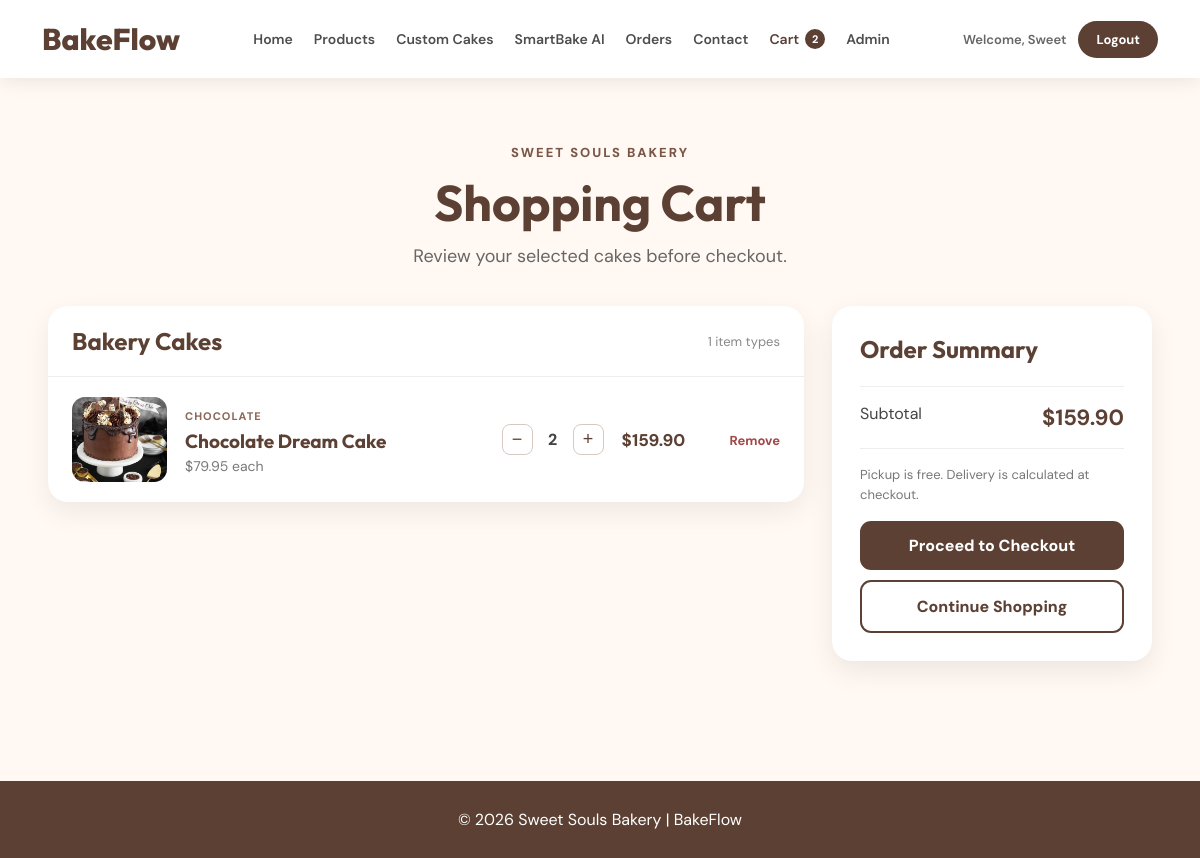
Before: /cart (signed in) with the older database file.
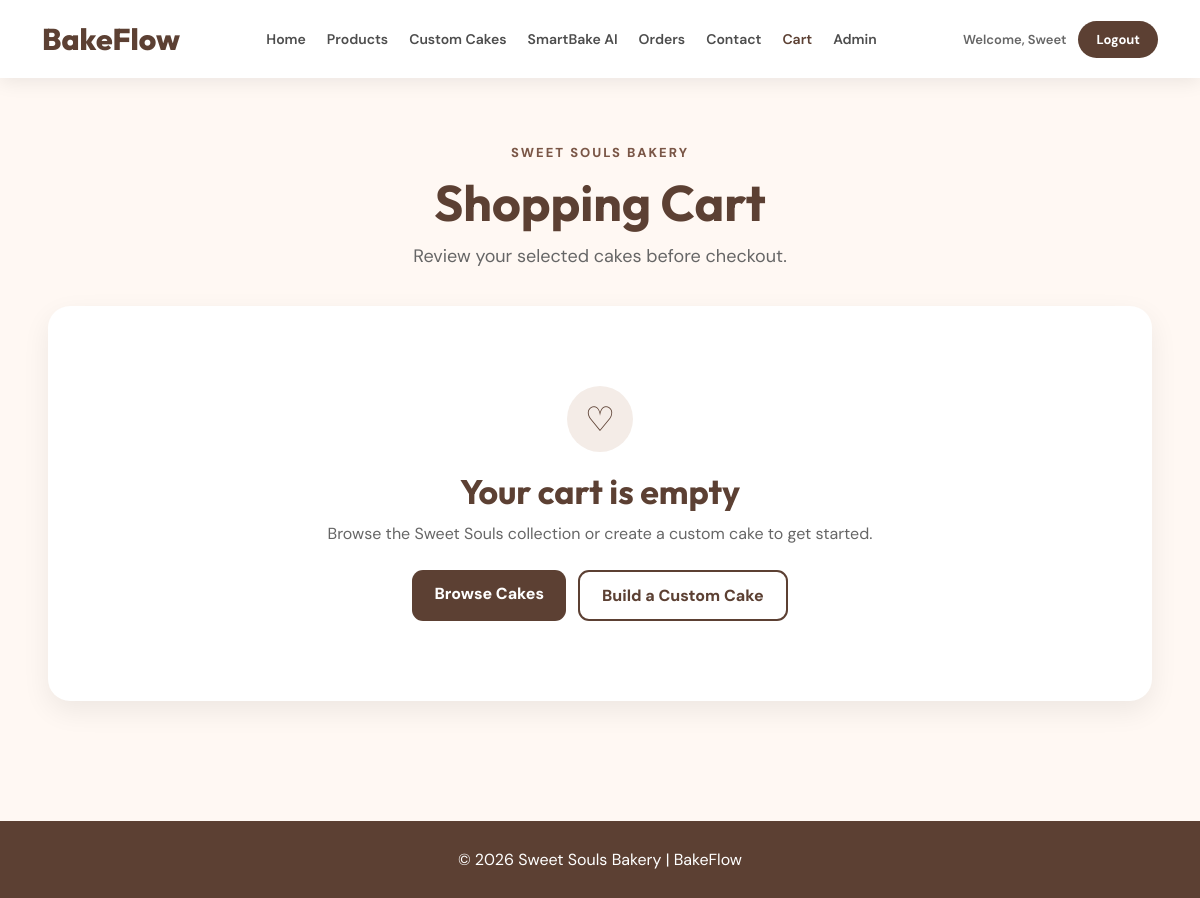
After: the same page with the newer database file.
### tables this page shows
CREATE TABLE cart (

        id INTEGER PRIMARY KEY AUTOINCREMENT,

        user_email TEXT NOT NULL,

        product_id INTEGER NOT NULL,

        quantity INTEGER NOT NULL

    );

CREATE TABLE products (

        id INTEGER PRIMARY KEY AUTOINCREMENT,

        name TEXT NOT NULL,
        category TEXT NOT NULL,
        description TEXT NOT NULL,
        price REAL NOT NULL,
        image TEXT NOT NULL

    , stock INTEGER NOT NULL DEFAULT 15, is_active INTEGER NOT NULL DEFAULT 1);

### app.py (the view)
@app.route("/cart")
@login_required
def cart():
    product_items, custom_items, subtotal = get_cart_data(session["email"])
    return render_template(
        "cart.html",
        username=session["user"],
        cart_items=product_items,
        custom_items=custom_items,
        total=subtotal,
    )

### app.py (called while the page is built)
def get_db_connection():
    connection = sqlite3.connect(DATABASE)
    connection.row_factory = sqlite3.Row
    connection.execute("PRAGMA foreign_keys = ON")
    return connection

def login_required(function):
    @wraps(function)
    def wrapped(*args, **kwargs):
        if "user" not in session or "email" not in session:
            flash("Please log in to continue.")
            return redirect(url_for("login"))
        return function(*args, **kwargs)
    return wrapped

@app.context_processor
def shared_template_values():
    cart_count = 0
    if session.get("email"):
        connection = get_db_connection()
        product_count = connection.execute(
            "SELECT COALESCE(SUM(quantity), 0) FROM cart WHERE user_email = ?",
            (session["email"],)
        ).fetchone()[0]
        custom_count = connection.execute(
            "SELECT COALESCE(SUM(quantity), 0) FROM custom_cart WHERE user_email = ?",
            (session["email"],)
        ).fetchone()[0]
        connection.close()
        cart_count = product_count + custom_count
    return {
        "cart_count": cart_count,
        "current_role": session.get("role"),
    }

### templates/cart.html (shortened to what this page needs)
{% extends "base.html" %}
{% block page_css %}
<link rel="stylesheet" href="{{ url_for('static', filename='css/cart.css') }}">
{% endblock %}
{% block content %}
<section class="page-header">
    <p class="page-label">Sweet Souls Bakery</p>
    <h1>Shopping Cart</h1>
    <p>Review your selected cakes before checkout.</p>
</section>
<main class="cart-container">
    {% if cart_items or custom_items %}
    <div class="cart-main">
        {% if cart_items %}
        <section class="cart-section">
            <div class="section-title"><h2>Bakery Cakes</h2><span>{{ cart_items|length }} item types</span></div>
            {% for item in cart_items %}
            <article class="cart-item">
                <img src="{{ url_for('static', filename='images/' + item['image']) }}" alt="{{ item['name'] }}">
                <div class="item-info">
                    <span class="item-type">{{ item['category'] }}</span>
                    <h3>{{ item['name'] }}</h3>
                    <p>${{ "%.2f"|format(item['price']) }} each</p>
                </div>
                <div class="quantity-controls">
                    <form action="{{ url_for('update_cart', cart_id=item['cart_id']) }}" method="POST">
                        <button type="submit" aria-label="Decrease quantity">−</button>
                    </form>
                    <span>{{ item['quantity'] }}</span>
                    <form action="{{ url_for('update_cart', cart_id=item['cart_id']) }}" method="POST">
                        <button type="submit" aria-label="Increase quantity" {% if item['quantity'] >= item['stock'] %}disabled{% endif %}>+</button>
                    </form>
                </div>
                <div class="item-total">${{ "%.2f"|format(item['item_total']) }}</div>
                <form action="{{ url_for('remove_from_cart', cart_id=item['cart_id']) }}" method="POST">
                    <button class="remove-btn" type="submit">Remove</button>
                </form>
            </article>
            {% endfor %}
        </section>
        {% endif %}
    </div>
    <aside class="summary">
        <h2>Order Summary</h2>
        <div class="summary-row"><span>Subtotal</span><strong>${{ "%.2f"|format(total) }}</strong></div>
        <div class="summary-note">Pickup is free. Delivery is calculated at checkout.</div>
        <a href="{{ url_for('checkout') }}" class="checkout-btn">Proceed to Checkout</a>
        <a href="{{ url_for('products') }}" class="continue-btn">Continue Shopping</a>
    </aside>
    {% else %}
    <section class="empty-cart">
        <div class="empty-icon">♡</div>
        <h2>Your cart is empty</h2>
        <p>Browse the Sweet Souls collection or create a custom cake to get started.</p>
        <div class="empty-actions">
            <a href="{{ url_for('products') }}" class="shop-btn">Browse Cakes</a>
            <a href="{{ url_for('custom_cakes') }}" class="custom-btn">Build a Custom Cake</a>
        </div>
    </section>
    {% endif %}
</main>
{% endblock %}

Changed rows visible on the page:
removed cart: image (picture), category "CHOCOLATE", name "Chocolate Dream Cake", quantity "2", item_total "159.90"
no longer on this page (row edited): products: price "79.95"
Other visible differences:
{{ cart_count }}: "2" → (not shown)
{{ cart_items|length }}: "1" → (not shown)
{{ "%.2f"|format(total) }}: "159.90" → (not shown)
text no longer shown: "Bakery Cakes item types Order Summary Subtotal $ Pickup is free. Delivery is calculated at checkout. Proceed to Checkout Continue Shopping"
text now shown: "♡ Your cart is empty Browse the Sweet Souls collection or create a custom cake to get started. Browse Cakes Build a Custom Cake"
